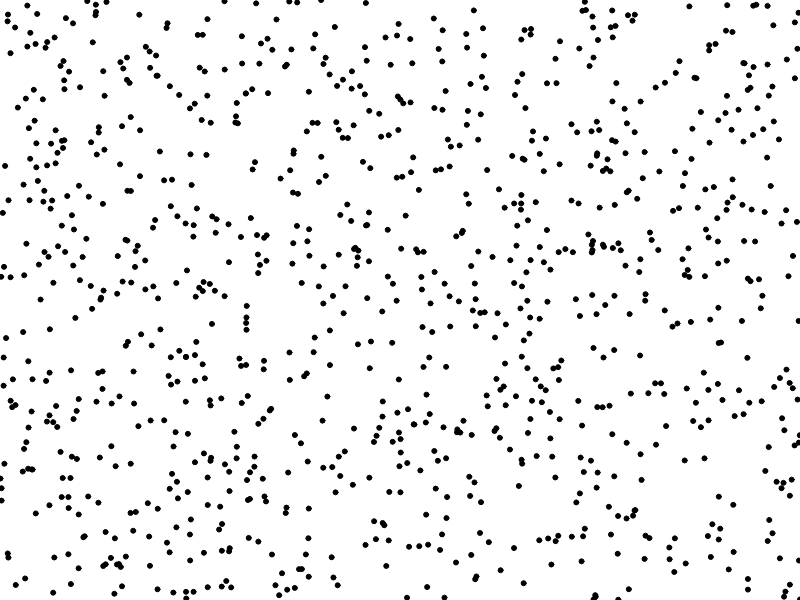
Frame 1 (no input)
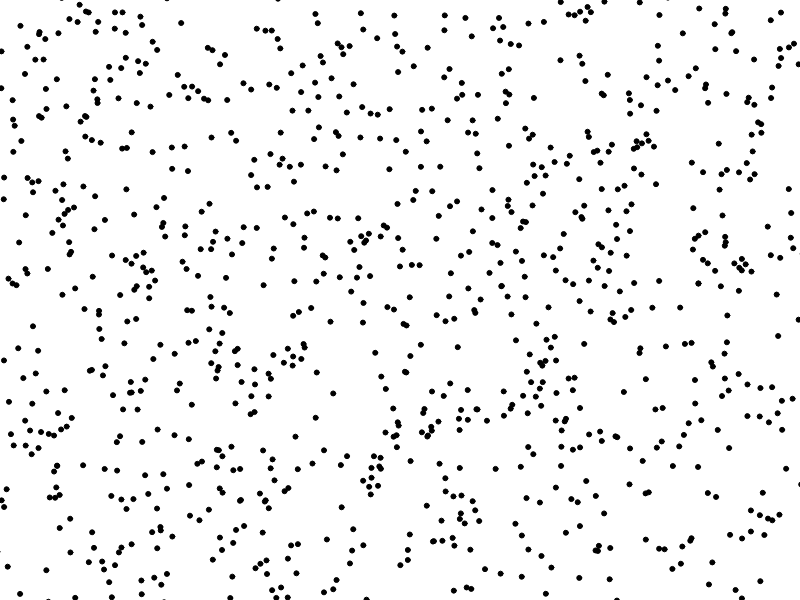
Frame 60 (no input)
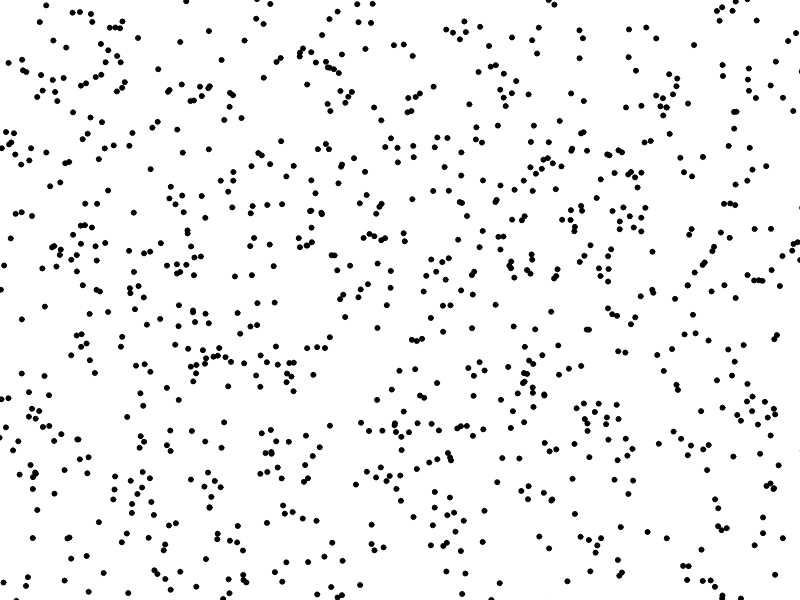
Frame 120 (the mouse pressed at the canvas centre since frame 60)

The p5.js sketch that drew these frames (run headless with seeded random() and noise() and a simulated clock; from frame 60 on, the mouse is pressed at the canvas centre):

// p5.js sketch
// ── sketch.js

var thex = new Array(1000);
var they = new Array(1000);

function setup() {
  createCanvas(800, 600);
  for(var i =0;i<1000;i++)
  {
    thex[i] = random(width);
    they[i] = random(height);
  }
  
  
}

function draw() {
  background(255);
  fill(0);
  for(var i = 0;i<1000;i++) {
    ellipse(thex[i], they[i], 5, 5);
    thex[i] += random(-5, 5);
    they[i] += random(-5, 5);
  }
}
